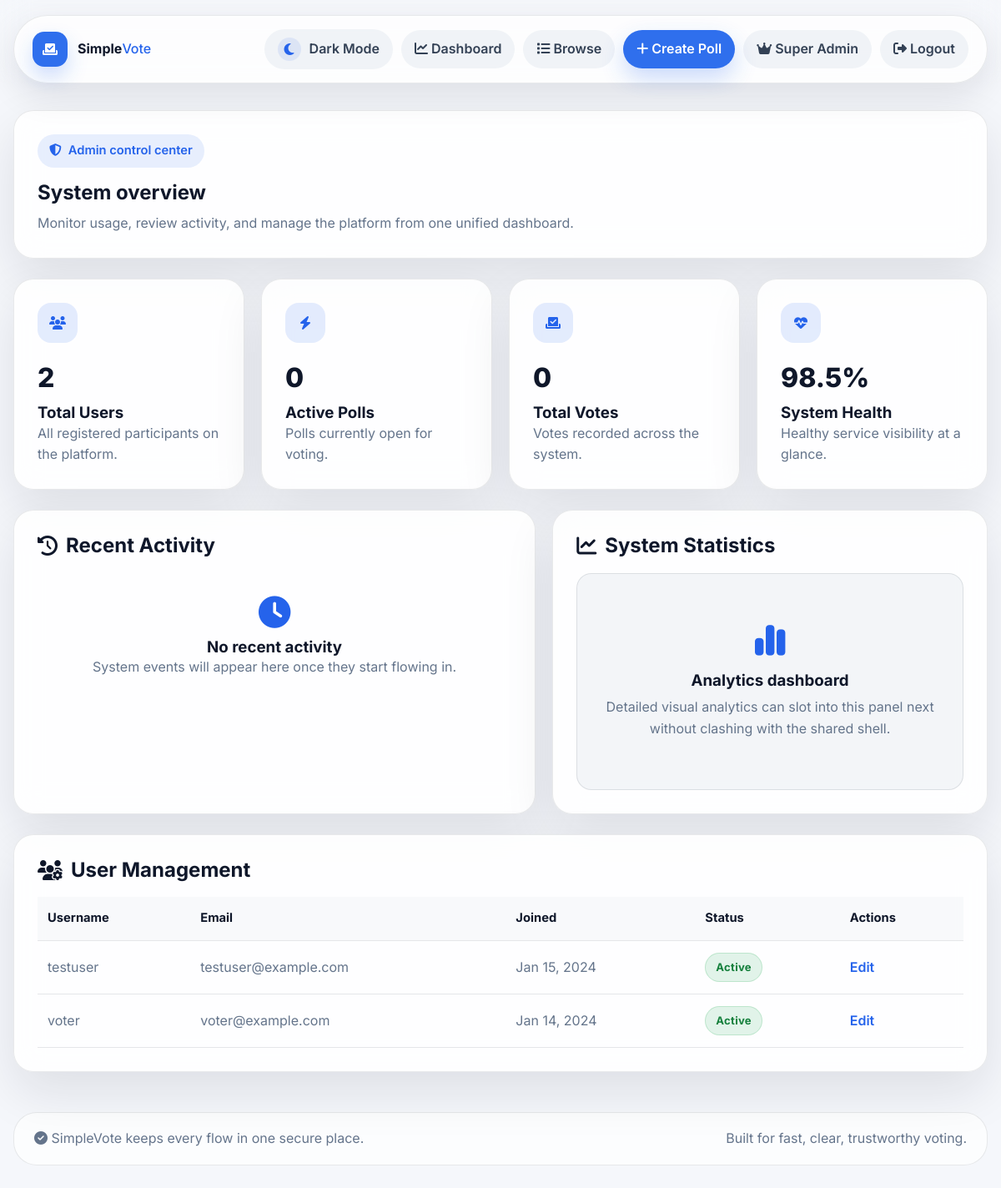
The page /accounts/admin-dashboard/ (signed in) on the database as committed earlier.
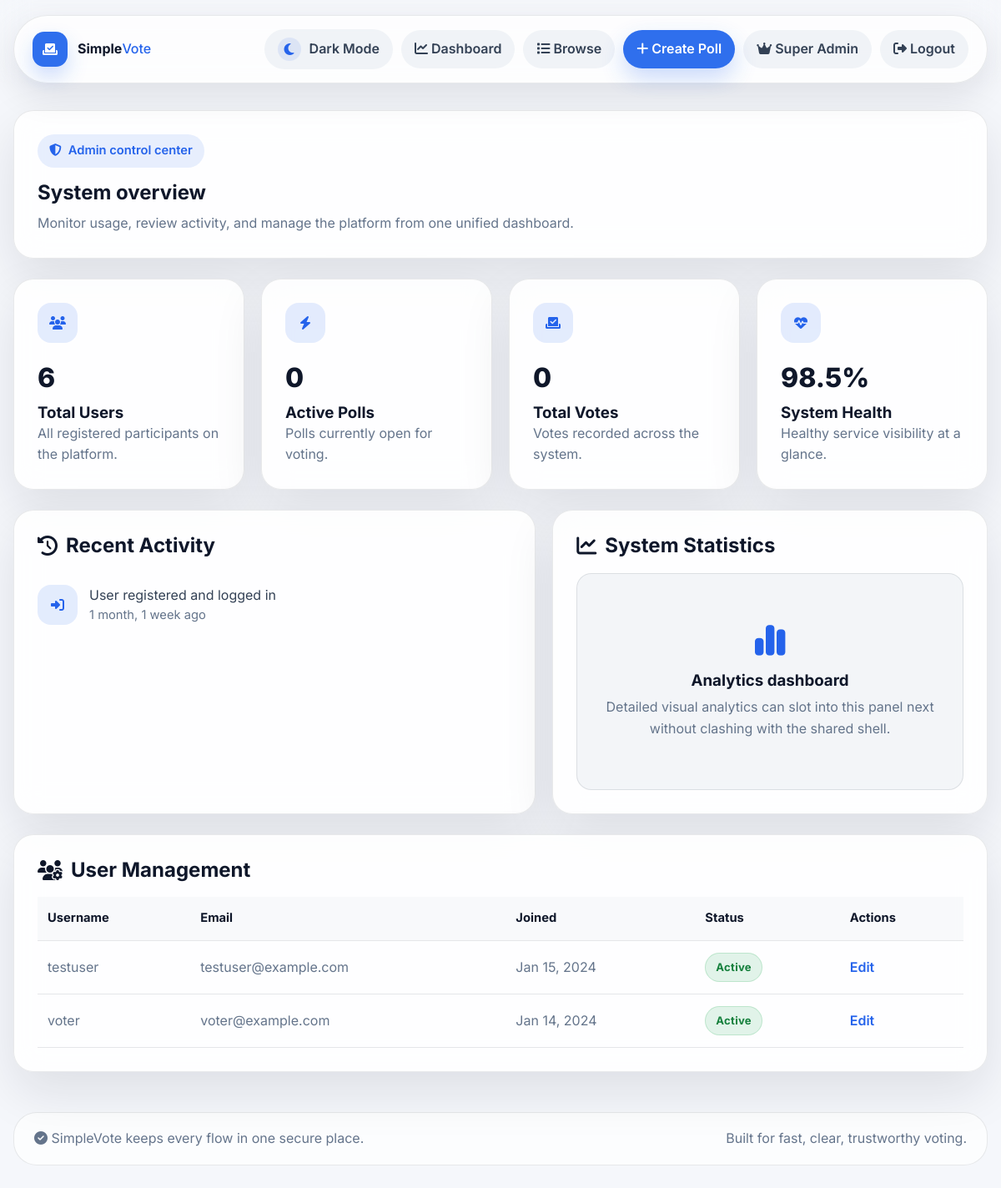
The same page on the database as committed later.
### accounts/models.py (models this page shows, shortened)
class UserActivity(models.Model):
    user = models.ForeignKey(User, on_delete=models.CASCADE, related_name='activities')
    activity_type = models.CharField(max_length=50, choices=[
        ('poll_created', 'Poll Created'),
        ('vote_cast', 'Vote Cast'),
        ('poll_ended', 'Poll Ended'),
        ('profile_updated', 'Profile Updated'),
        ('login', 'Login'),
        ('logout', 'Logout'),
        ('registration', 'Registration'),
        ('admin_registration', 'Admin Registration'),
    ])
    description = models.TextField()
    timestamp = models.DateTimeField(auto_now_add=True)
    related_poll = models.ForeignKey('voting.Poll', on_delete=models.CASCADE, null=True, blank=True)
    class Meta:
        ordering = ['-timestamp']
        indexes = [
            models.Index(fields=['user', 'timestamp']),
            models.Index(fields=['activity_type', 'timestamp']),
        ]

### accounts/views.py (the view)
# urls.py: path('admin-dashboard/', views.admin_dashboard_view, name='admin_dashboard'),
@login_required
def admin_dashboard_view(request):
    if not request.user.is_staff:
        messages.error(request, 'You do not have permission to access the admin dashboard.')
        return redirect('accounts:dashboard')
    total_users = User.objects.count()
    active_polls = Poll.objects.filter(
        end_date__gt=timezone.now(),
        start_date__lte=timezone.now()
    ).count()
    total_votes = Vote.objects.count()
    recent_activities = UserActivity.objects.select_related('user').order_by('-timestamp')[:10]
    context = {
        'total_users': total_users,
        'active_polls': active_polls,
        'total_votes': total_votes,
        'recent_activities': recent_activities,
    }
    return render(request, 'accounts/admin_dashboard.html', context)

### templates/accounts/admin_dashboard.html (shortened to what the changed rows need)
{% extends 'base.html' %}
{% block content %}
<div class="admin-dashboard">
    <section class="admin-header">
        <h1 style="margin: 16px 0 10px;">System overview</h1>
    </section>
    <section class="stats-grid">
        <article class="stat-card">
            <div class="stat-icon"><i class="fas fa-users"></i></div>
            <div class="stat-value">{{ total_users }}</div>
            <h3>Total Users</h3>
            <p>All registered participants on the platform.</p>
        </article>
    </section>
    <section class="content-grid">
        <article class="section-card">
            <h2 class="section-title"><i class="fas fa-clock-rotate-left"></i> Recent Activity</h2>
            {% for activity in recent_activities %}
                <div class="activity-item">
                    <div class="activity-icon">
                        {% if activity.activity_type == 'poll_created' %}
                            <i class="fas fa-plus"></i>
                        {% elif activity.activity_type == 'vote_cast' %}
                            <i class="fas fa-check"></i>
                        {% elif activity.activity_type == 'login' %}
                            <i class="fas fa-right-to-bracket"></i>
                        {% else %}
                            <i class="fas fa-circle"></i>
                        {% endif %}
                    </div>
                    <div>
                        <div class="activity-text">{{ activity.description }}</div>
                        <div class="activity-time">{{ activity.timestamp|timesince }} ago</div>
                    </div>
                </div>
            {% empty %}
                <div class="empty-box">
                    <i class="fas fa-clock"></i>
                    <h3>No recent activity</h3>
                    <p>System events will appear here once they start flowing in.</p>
                </div>
            {% endfor %}
        </article>
        <article class="section-card">
            <h2 class="section-title"><i class="fas fa-chart-line"></i> System Statistics</h2>
        </article>
    </section>
    <section class="section-card">
        <h2 class="section-title"><i class="fas fa-users-gear"></i> User Management</h2>
        <div style="overflow-x:auto;">
            <table>
                <thead>
                    <tr>
                        <th>Username</th>
                        <th>Email</th>
                        <th>Joined</th>
                        <th>Status</th>
                        <th>Actions</th>
                    </tr>
                </thead>
            </table>
        </div>
    </section>
</div>
{% endblock %}

Rows that differ between the two databases and show on the page:
added UserActivity: activity_type "login" (drawn), description "User registered and logged in", timestamp "1 month, 1 week"
Other text that changed with them:
{{ total_users }}: "2" → "6"
text no longer shown: "No recent activity System events will appear here once they start flowing in."
